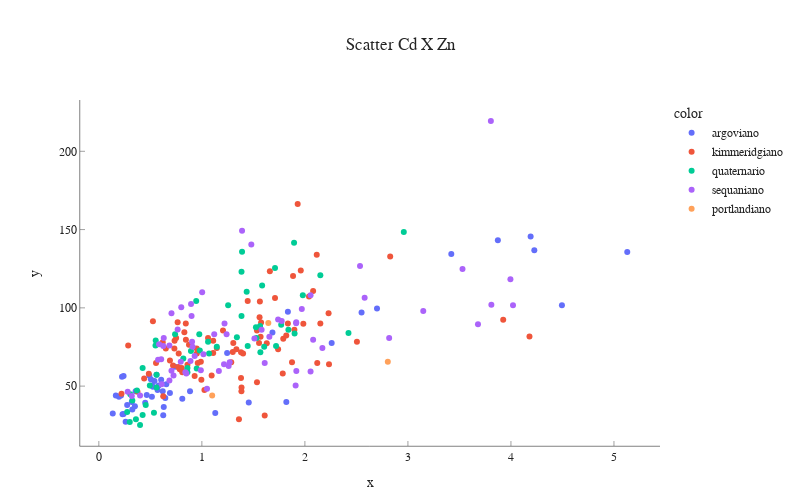

The cell this chart's notebook holds for it:
### Markdown cell above
### Visualizing Data

### Code cell
fig = px.scatter(
    x=df_jura["vlCadmium"],
    y=df_jura["vlZinc"], 
    color=df_jura['descUnit'],
    title="Scatter Cd X Zn"
  )

fig.update_layout(width=800, height=500, title_x=0.5,template="simple_white",font_family="Calibri", margin=dict(r=20,b=20)
)
fig.update_xaxes(showline=True,linewidth=0.5,linecolor='black',title_text='x',ticks="inside",tickwidth=0.5)
fig.update_yaxes(showline=True,linewidth=0.5,linecolor='black',title_text='y',ticks="inside",tickwidth=0.5)
fig.show()

### Figure 1 — Plotly figure (JSON) as saved in the notebook; plotly's stock layout.template omitted (floating-point values rounded to 4 significant figures)
{"data": [{"hovertemplate": "color=argoviano<br>x=%{x}<br>y=%{y}<extra></extra>", "legendgroup": "argoviano", "marker": {"color": "#636efa", "symbol": "circle"}, "mode": "markers", "name": "argoviano", "orientation": "v", "showlegend": true, "type": "scatter", "x": [0.135, 0.165, 0.195, 0.215, 0.225, 0.23, 0.24, 0.24, 0.26, 0.275, 0.32, 0.325, 0.35, 0.357, 0.45, 0.465, 0.49, 0.505, 0.515, 0.515, 0.525, 0.54, 0.56, 0.57, 0.58, 0.605, 0.62, 0.625, 0.63, 0.645, 0.655, 0.69, 0.74, 0.81, 0.885, 1.13, 1.245, 1.455, 1.685, 1.82, 1.835, 2.26, 2.55, 2.7, 3.421, 3.873, 4.191, 4.227, 4.495, 5.129], "xaxis": "x", "y": [32.56, 44, 43.2, 44, 56, 32.08, 32.24, 56.4, 27.2, 37.88, 39.88, 35.08, 37.16, 46.8, 39.4, 44.4, 56.8, 54.4, 43.2, 50.4, 49.6, 53.2, 57.2, 47.6, 50.4, 54, 46.8, 31.32, 36.64, 42.4, 51.24, 45.6, 62.4, 42, 46.8, 32.84, 71.2, 39.6, 84.32, 39.8, 97.48, 77.6, 96.96, 99.6, 134.4, 143.2, 145.6, 136.8, 101.7, 135.6], "yaxis": "y"}, {"hovertemplate": "color=kimmeridgiano<br>x=%{x}<br>y=%{y}<extra></extra>", "legendgroup": "kimmeridgiano", "marker": {"color": "#EF553B", "symbol": "circle"}, "mode": "markers", "name": "kimmeridgiano", "orientation": "v", "showlegend": true, "type": "scatter", "x": [0.22, 0.285, 0.375, 0.44, 0.485, 0.525, 0.555, 0.62, 0.625, 0.65, 0.69, 0.72, 0.733, 0.735, 0.75, 0.765, 0.77, 0.775, 0.785, 0.805, 0.81, 0.83, 0.844, 0.845, 0.86, 0.875, 0.93, 0.95, 0.951, 0.96, 0.99, 0.995, 1.025, 1.06, 1.095, 1.11, 1.11, 1.145, 1.205, 1.285, 1.3, 1.305, 1.335, 1.36, 1.38, 1.38, 1.384, 1.385, 1.4, 1.445, 1.535, 1.535, 1.555, 1.56, 1.563, 1.57, 1.575, 1.61, 1.63, 1.66, 1.71, 1.74, 1.785, 1.79, 1.819, 1.835, 1.875, 1.885, 1.898, 1.93, 1.96, 1.985, 2.04, 2.08, 2.115, 2.12, 2.15, 2.23, 2.234, 2.505, 2.828, 3.925, 4.18], "xaxis": "x", "y": [45.2, 76, 46.4, 54.8, 57.96, 91.48, 64.8, 78, 43.6, 74, 66.4, 63.2, 74, 79.04, 80.8, 90.8, 62.28, 70.8, 60.8, 61.6, 58.8, 84.4, 90, 79.6, 63.6, 76.4, 56.4, 74, 70.8, 64.8, 65.6, 54, 47.6, 80.8, 56.8, 79, 71.12, 74.4, 85.52, 65.2, 71.76, 77.6, 73.56, 28.88, 55.2, 71.6, 46.8, 49.2, 70.8, 104.4, 52.4, 85.6, 77.56, 94, 104, 81.6, 90.68, 31.16, 77.4, 123.3, 106.4, 73.6, 58, 80.32, 82.4, 90, 65.2, 120.3, 86, 166.3, 123.8, 89.84, 107.2, 110.8, 133.9, 64.8, 90, 96.6, 64, 78.4, 132.8, 92.36, 81.72], "yaxis": "y"}, {"hovertemplate": "color=quaternario<br>x=%{x}<br>y=%{y}<extra></extra>", "legendgroup": "quaternario", "marker": {"color": "#00cc96", "symbol": "circle"}, "mode": "markers", "name": "quaternario", "orientation": "v", "showlegend": true, "type": "scatter", "x": [0.275, 0.3, 0.305, 0.325, 0.36, 0.37, 0.4, 0.425, 0.425, 0.455, 0.495, 0.535, 0.55, 0.552, 0.56, 0.56, 0.74, 0.82, 0.855, 0.86, 0.86, 0.894, 0.945, 0.95, 0.975, 0.98, 1.06, 1.07, 1.145, 1.255, 1.34, 1.385, 1.385, 1.39, 1.435, 1.445, 1.525, 1.53, 1.565, 1.568, 1.585, 1.605, 1.71, 1.72, 1.77, 1.84, 1.895, 1.9, 1.98, 2.15, 2.423, 2.96], "xaxis": "x", "y": [33.44, 27.12, 44.8, 40.8, 28.92, 47.2, 25.2, 61.6, 31.48, 37.88, 50.4, 32.92, 76, 79.2, 49.2, 57.2, 83.2, 67.6, 59.6, 58.8, 61.6, 72.4, 104.4, 61.2, 83.2, 72.8, 78.4, 70.8, 75.2, 101.6, 81.2, 94.8, 123, 135.9, 110.3, 75.6, 87.6, 80.8, 88.4, 71.6, 114.3, 75.2, 125.4, 75.6, 89.2, 86, 141.6, 83.6, 108, 120.8, 84, 148.4], "yaxis": "y"}, {"hovertemplate": "color=sequaniano<br>x=%{x}<br>y=%{y}<extra></extra>", "legendgroup": "sequaniano", "marker": {"color": "#ab63fa", "symbol": "circle"}, "mode": "markers", "name": "sequaniano", "orientation": "v", "showlegend": true, "type": "scatter", "x": [0.28, 0.32, 0.4, 0.575, 0.585, 0.605, 0.61, 0.625, 0.63, 0.685, 0.685, 0.705, 0.705, 0.725, 0.765, 0.795, 0.8, 0.84, 0.849, 0.89, 0.895, 0.9, 0.905, 0.91, 0.93, 0.99, 1.003, 1.015, 1.05, 1.12, 1.165, 1.215, 1.22, 1.24, 1.26, 1.27, 1.39, 1.48, 1.51, 1.58, 1.61, 1.655, 1.74, 1.775, 1.91, 1.915, 1.916, 1.917, 1.97, 2.055, 2.055, 2.08, 2.17, 2.535, 2.58, 2.818, 3.149, 3.53, 3.68, 3.805, 3.81, 3.995, 4.02], "xaxis": "x", "y": [46.4, 43.72, 44, 66.92, 76.8, 67.16, 51.24, 75.6, 80.76, 53.6, 76, 59.88, 96.6, 56.72, 86.2, 65.6, 100.4, 58.8, 58, 66, 102.4, 94.8, 78.4, 75.2, 69.2, 60.12, 110, 70.4, 48.4, 83.2, 59.6, 64, 90, 83.2, 62.8, 65.2, 149.2, 140.4, 80.4, 86, 64.8, 81.6, 92.56, 91.6, 50.4, 90.24, 90.8, 59.6, 99.2, 59.36, 108, 79.6, 74.4, 126.8, 106.4, 80.8, 98, 124.8, 89.6, 219.3, 102, 118.2, 101.6], "yaxis": "y"}, {"hovertemplate": "color=portlandiano<br>x=%{x}<br>y=%{y}<extra></extra>", "legendgroup": "portlandiano", "marker": {"color": "#FFA15A", "symbol": "circle"}, "mode": "markers", "name": "portlandiano", "orientation": "v", "showlegend": true, "type": "scatter", "x": [1.1, 1.645, 2.805], "xaxis": "x", "y": [44, 90.4, 65.6], "yaxis": "y"}], "layout": {"font": {"family": "Calibri"}, "height": 500, "legend": {"title": {"text": "color"}, "tracegroupgap": 0}, "margin": {"b": 20, "r": 20}, "title": {"text": "Scatter Cd X Zn", "x": 0.5}, "width": 800, "xaxis": {"anchor": "y", "domain": [0, 1], "linecolor": "black", "linewidth": 0.5, "showline": true, "ticks": "inside", "tickwidth": 0.5, "title": {"text": "x"}}, "yaxis": {"anchor": "x", "domain": [0, 1], "linecolor": "black", "linewidth": 0.5, "showline": true, "ticks": "inside", "tickwidth": 0.5, "title": {"text": "y"}}}}
